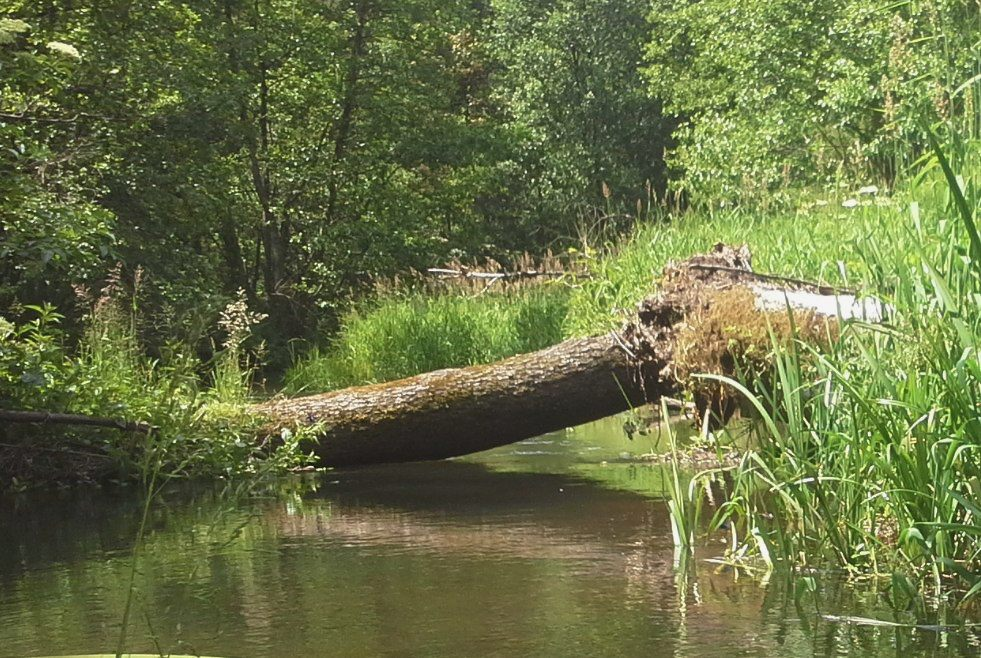
%> input picture LAB4/rzeczka.jpg, 981 x 658 px
$ octave zad3.m   (GNU Octave 9; MATLAB toolbox functions it lacks are replaced by stand-ins)
%> lines starting %> are read from the running program, lines starting %| are printed output that depends on the picture
%zad3
img_uint8 = imread('rzeczka.jpg');
%> img_uint8 is the input picture: size 658x981x3 uint8; mean R, G, B 104.7, 113.4, 68.7
obraz = double(img_uint8);

R = obraz(:, :, 1);
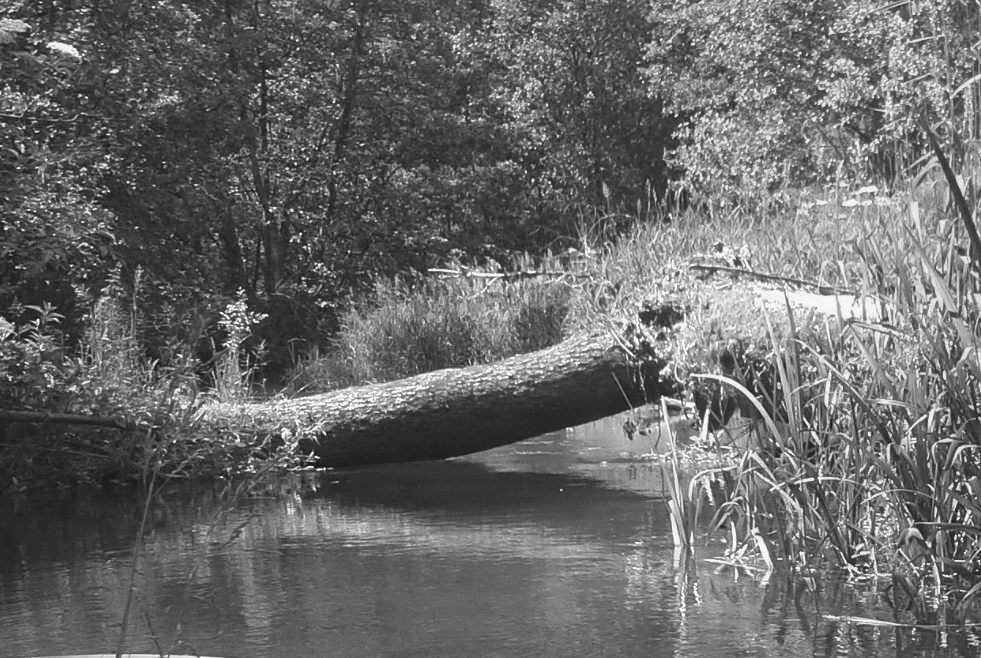
%> R: size 658x981 double; min 6, max 255, mean 104.7
G = obraz(:, :, 2);
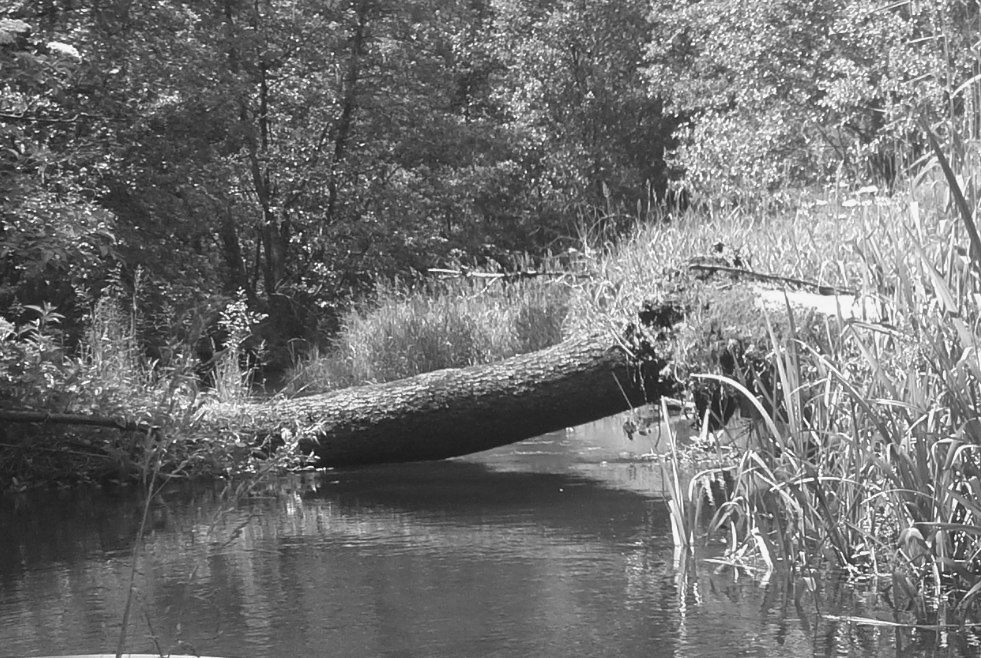
%> G: size 658x981 double; min 7, max 255, mean 113.4
B = obraz(:, :, 3);
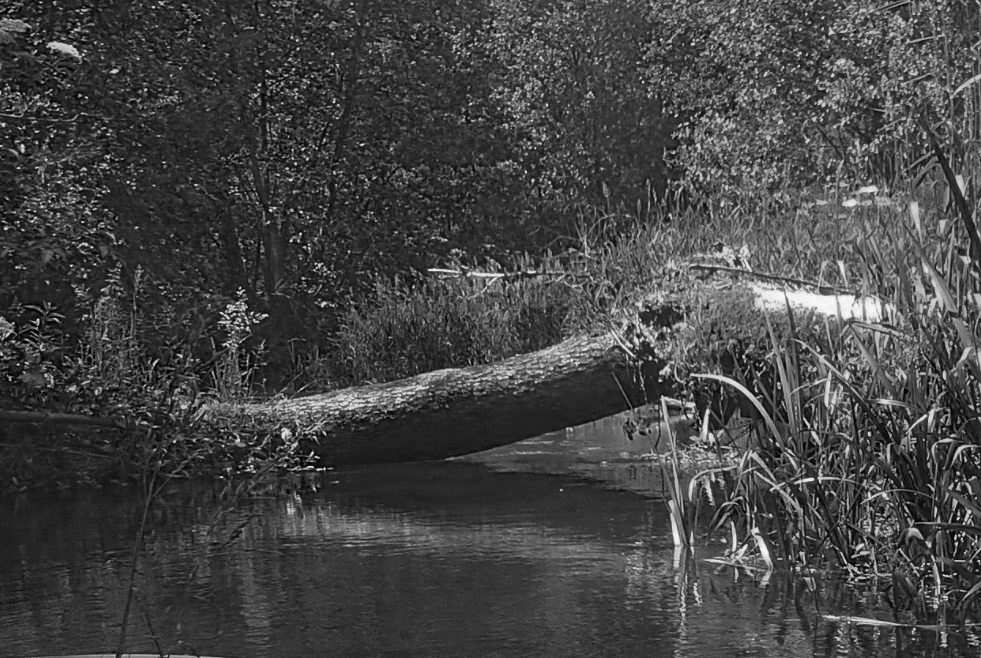
%> B: size 658x981 double; min 0, max 254, mean 68.7

Y = 0 + 0.299 * R + 0.587 * G + 0.114 * B;
Cb = 128 - 0.168736 * R - 0.331264 * G + 0.5 * B;
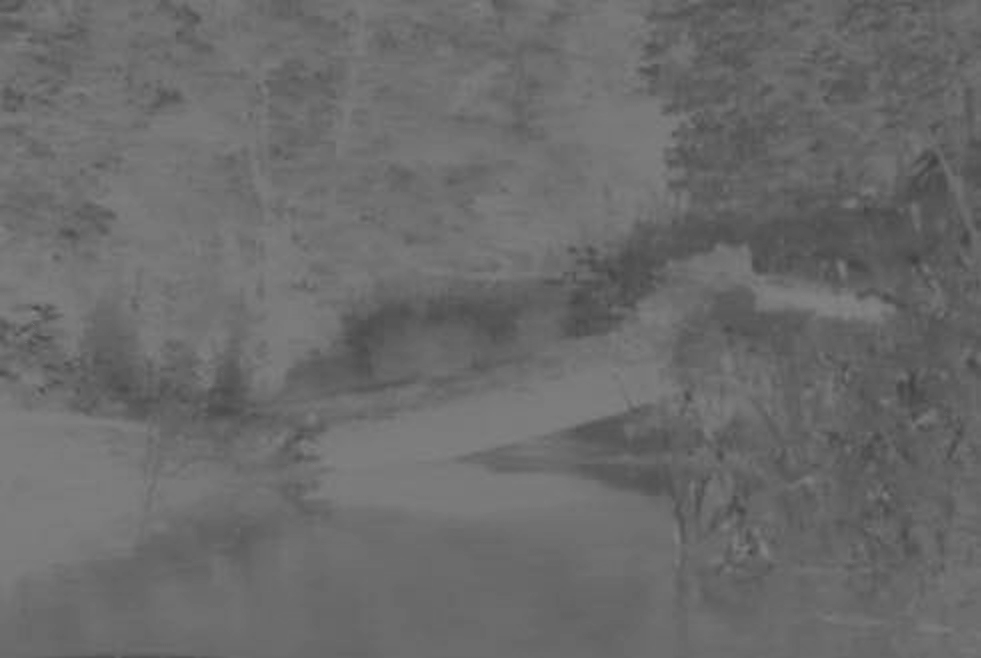
%> Cb: size 658x981 double; min 64.73, max 134, mean 107.1
Cr = 128 + 0.5 * R - 0.418688 * G - 0.081312 * B;
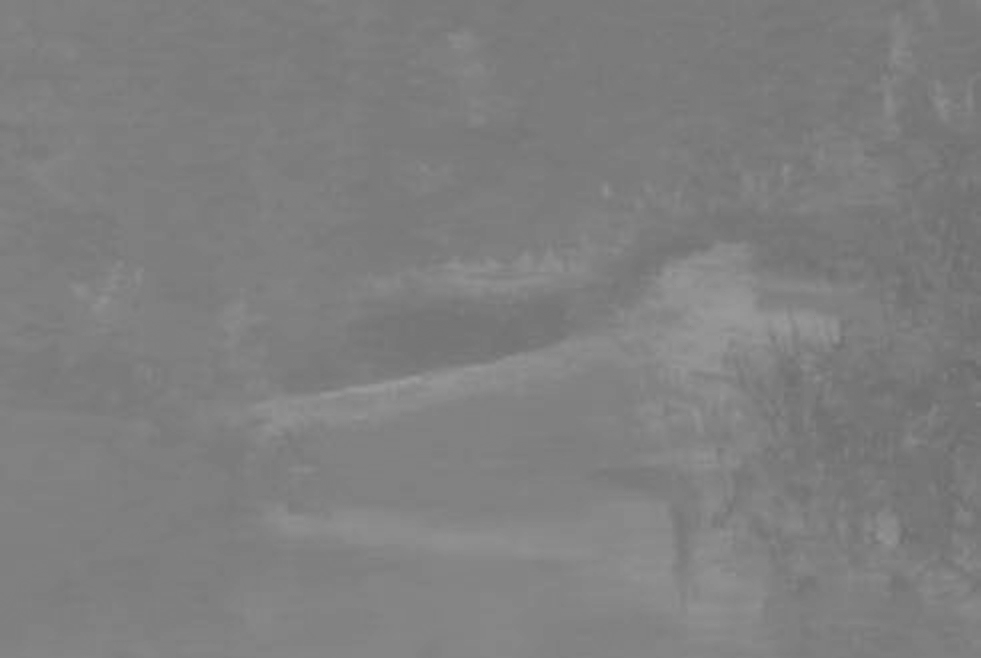
%> Cr: size 658x981 double; min 107.8, max 156, mean 127.3

subplot(2, 2, 1), imshow(obraz / 255), title('RGB');
subplot(2, 2, 2), imshow(Y/255), title('Y');
subplot(2, 2, 3), imshow(Cb/255), title('Cb');
subplot(2, 2, 4), imshow(Cr/255), title('Cr');
